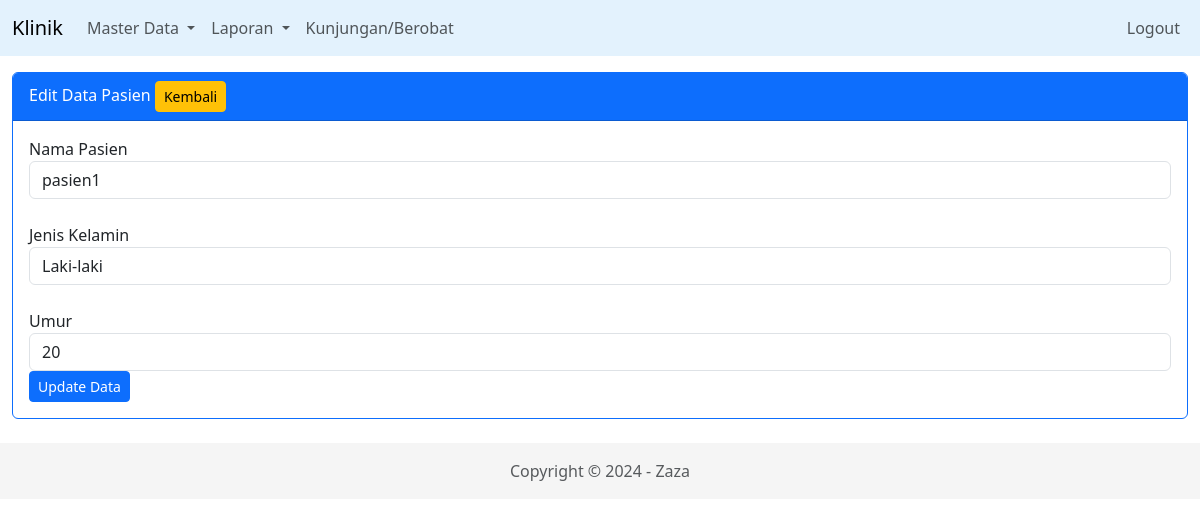
The app's page /pasien/edit/2 with its own data.
### tables this page shows
CREATE TABLE `pasien` (
  `id_pasien` int NOT NULL,
  `nama_pasien` varchar(40) DEFAULT NULL,
  `jenis_kelamin` enum('L','P') DEFAULT NULL,
  `umur` int DEFAULT NULL
);

### application/controllers/Pasien.php (called while the page is built, shortened)
<?php
class Pasien extends CI_Controller {
    function __construct(){
        $this->load->model('m_pasien');
    }
public function edit($id)
{
    $data['title'] = "Edit Data Pasien";
    $data['pasien'] = $this->m_pasien->edit_data($id);
    $this->load->view('v_header', $data);
    $this->load->view('pasien/v_data_edit', $data);
    $this->load->view('v_footer');
}
}

### index.php (called while the page is built, shortened)
<?php
require_once BASEPATH.'core/CodeIgniter.php';

### application/models/m_pasien.php (called while the page is built, shortened)
<?php
class m_pasien extends CI_Model{
    function edit_data($where){
		$this->db->where('id_pasien', $where);
        return $this->db->get('pasien')->row_array();
    }
}

### application/views/pasien/v_data_edit.php (the view, shortened to what this page needs)
<section class="konten mt-2">
    <div class="container-fluid">
        <div class="card border-primary">
            <div class="card-header bg-primary text-white">
                <?= $title; ?>
                <a href="<?= base_url('pasien'); ?>" class="btn btn-warning btn-sm float-right">Kembali</a>
            </div>
            <div class="card-body">
                <form method="post" action="<?= base_url('pasien/update'); ?>">
                    <div class="form-group">
                        <label for="">Nama Pasien</label>
                        <input type="text" name="nama_pasien" value="<?= $pasien['nama_pasien'] ?>" class="form-control" placeholder="Masukkan Nama Pasien" required>
                    </div>
					<div class="form-group mt-4">
						<label for="jenis_kelamin">Jenis Kelamin</label>
						<select name="jenis_kelamin" id="jenis_kelamin" class="form-control">
							<option value="L" <?= ($pasien['jenis_kelamin'] == 'L') ? 'selected' : ''; ?>>Laki-laki</option>
						</select>
					</div>
                    <div class="form-group mt-4">
                        <label for="">Umur</label>
                        <input type="number" name="umur" value="<?= $pasien['umur'] ?>"class="form-control" placeholder="Masukkan Password" required>
                    </div>
                    <div class="form-group">
                        <button type="submit" class="btn btn-primary btn-sm">Update Data</button>
                    </div>
                </form>
            </div>
        </div>
    </div>
</section>

### records on screen
pasien: nama_pasien "pasien1", jenis_kelamin "Laki-laki", umur "20"

### other values on screen
$title "Edit Data Pasien"
